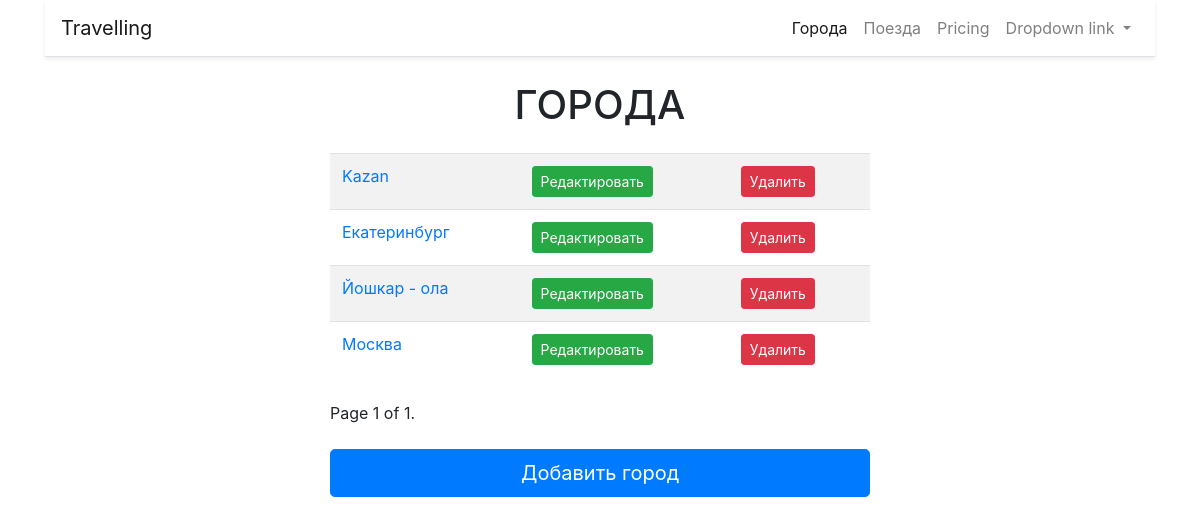
Screenshot of /cities/ with the database file from the repository.
### cities/models.py (models this page shows, shortened)
class City(models.Model):
    name = models.CharField(max_length=100, unique=True, verbose_name='Город')
    class Meta:
        verbose_name = 'Город'
        verbose_name_plural = 'Города'
        ordering = ['name']  # сортировка

### cities/views.py (the view)
# urls.py: path('', home, name='home'),
def home(request):
    cities = City.objects.all()
    paginator = Paginator(cities, 10)
    page = request.GET.get('page')
    cities = paginator.get_page(page)
    return render(request, 'cities/home.html', {'object_list': cities})

### cities/templates/cities/home.html (shortened to what this page needs)
{% extends "base.html" %}
{% block content %}
    <h1 class="display-6 my-4" align="center">ГОРОДА</h1>
    <div class="row">
        <div class="col-md-6 mx-auto">
            <table class="table table-striped">
                <tbody>
                {% for object in object_list%}
                <tr>
                    <td><a href="{% url 'city:detail' pk=object.pk %}">
                        {{ object.name }}
                        </a>
                    </td>
                    <td>
                        <a href="{% url 'city:update' pk=object.pk %}">
                            <button type="button" class="btn btn-success btn-sm">Редактировать</button>
                        </a>
                    </td>
                    <td>
                        <a href="{% url 'city:delete' pk=object.pk %}">
                            <button type="button" class="btn btn-danger btn-sm">Удалить</button>
                        </a>
                    </td>
                {% endfor%}
                </tr>
                </tbody>
            </table>
            <div class="pagination my-4 mx-auto" align="center">
                <span class="step-links">
                <span class="current">
                    Page {{ object_list.number }} of {{ object_list.paginator.num_pages }}.
                </span>
                </span>
            </div>
            <a href="{% url 'city:add' %}">
                <button type="button" class="btn btn-primary btn-lg btn-block">Добавить город</button>
            </a>
        </div>
    </div>
{% endblock %}

### rows the page displays
City: name "Kazan"
City: name "Екатеринбург"
City: name "Йошкар - ола"
City: name "Москва"

### other values shown
{{ object_list.number }} "1"
{{ object_list.paginator.num_pages }} "1"
